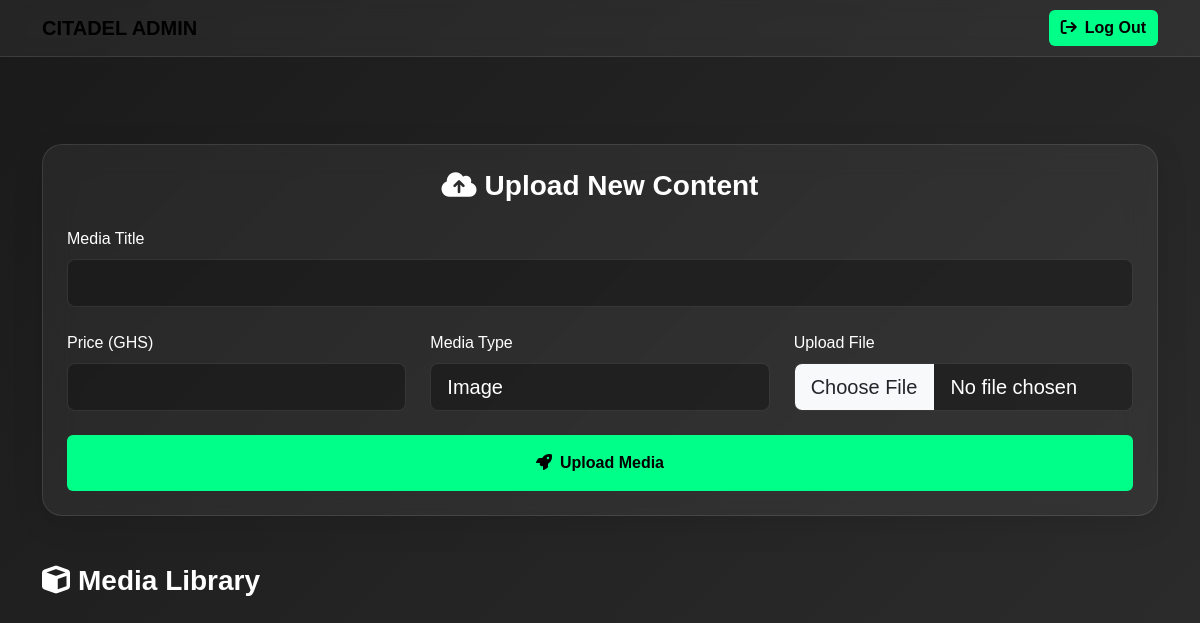
The app's page /admin (signed in), older data.
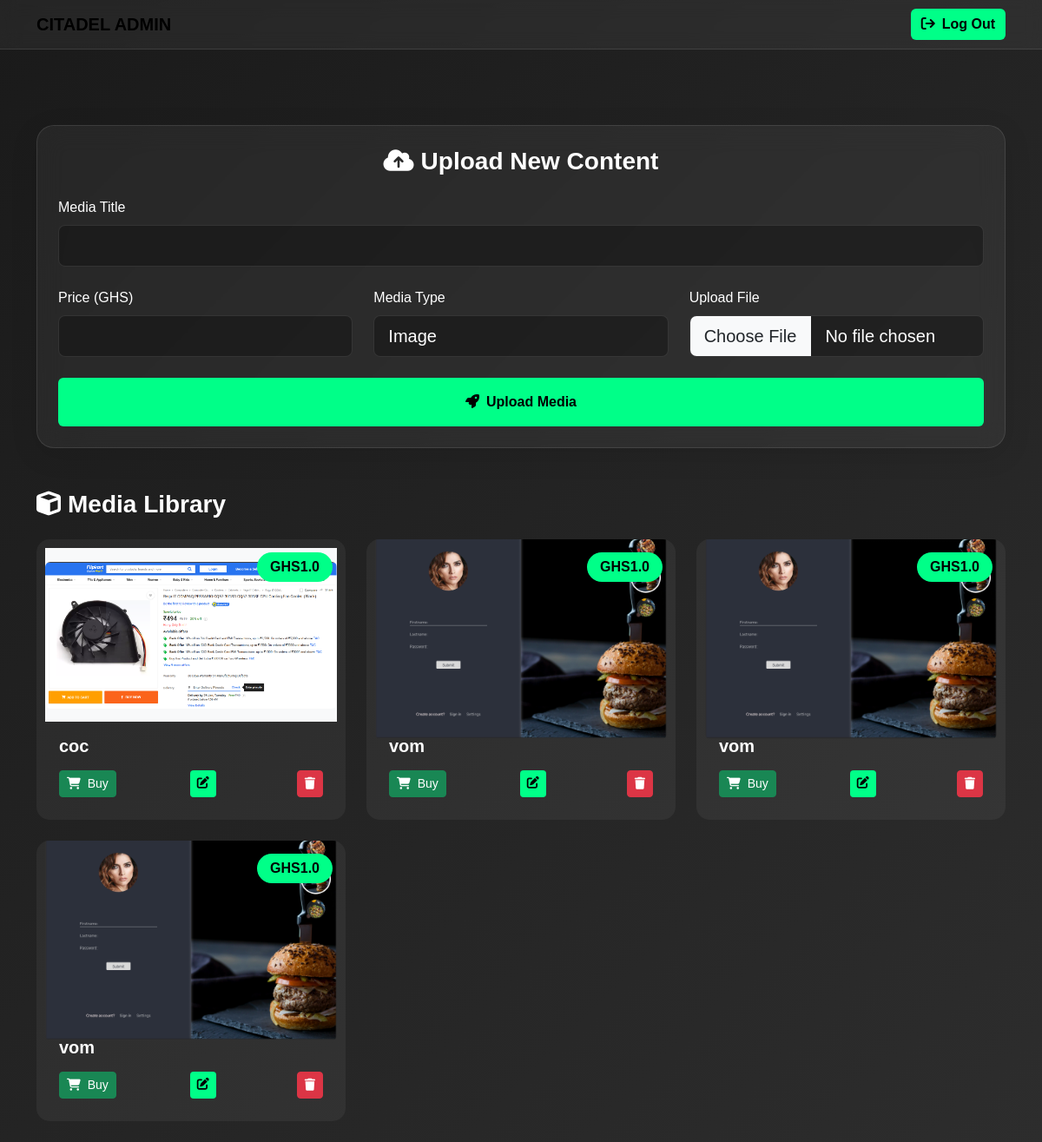
The same page, newer data.
### models.py (models this page shows)
class Media(db.Model):  # ✅ Supports images, audio, and video
    id = db.Column(db.Integer, primary_key=True)
    title = db.Column(db.String(100), nullable=False)
    filename = db.Column(db.String(255), unique=True, nullable=False)
    media_type = db.Column(db.String(10), nullable=False)  # ✅ "image", "audio", "video"
    price = db.Column(db.Float, nullable=False)

### routes.py (the view, shortened to what this page needs)
@app_routes.route("/admin", methods=["GET", "POST"])
@login_required
def admin():
    if not current_user.is_admin:
        flash("Access Denied! Admins only.", "danger")
        return redirect(url_for("app_routes.index"))  # ✅ Prevent unauthorized access
    media_files = Media.query.all()
    return render_template("admin.html", media_files=media_files)

### app.py (called while the page is built)
@login_manager.user_loader
def load_user(user_id):
    return User.query.get(int(user_id))  # ✅ Load users from the database

### templates/admin.html (shortened to what this page needs)
<!DOCTYPE html>
<html lang="en">
<head>
    <link href="https://cdn.jsdelivr.net/npm/bootstrap@5.3.0/dist/css/bootstrap.min.css" rel="stylesheet">
    <link rel="stylesheet" href="https://cdnjs.cloudflare.com/ajax/libs/font-awesome/6.4.0/css/all.min.css">
</head>
<body class="py-4">
    <nav class="navbar navbar-expand-lg nav-glass fixed-top">
        <div class="container">
            <a class="navbar-brand text-accent fw-bold" href="#">CITADEL ADMIN</a>
            <li class="nav-item">
                <a class="btn btn-neon" href="{{ url_for('auth.logout') }}">
                    <i class="fas fa-arrow-right-from-bracket me-2"></i>Log Out
                </a>
            </li>
        </div>
    </nav><br>
    <div class="container mt-5 pt-5">
        <div class="upload-container p-4 mb-5">
            <h3 class="text-center mb-4 fw-bold"><i class="fas fa-cloud-upload-alt me-2"></i>Upload New Content</h3>
            <form method="POST" enctype="multipart/form-data">
                <div class="mb-4">
                    <label class="form-label">Media Title</label>
                    <input type="text" name="title" class="form-control form-control-lg" required>
                </div>
                <div class="row g-4">
                    <div class="col-md-4">
                        <label class="form-label">Price (GHS)</label>
                        <input type="number" name="price" class="form-control form-control-lg" required>
                    </div>
                    <div class="col-md-4">
                        <label class="form-label">Media Type</label>
                        <select name="media_type" class="form-control form-control-lg" required>
                            <option value="image">Image</option>
                        </select>
                    </div>
                    <div class="col-md-4">
                        <label class="form-label">Upload File</label>
                        <input type="file" name="file" class="form-control form-control-lg" required>
                    </div>
                </div>
                <button type="submit" class="btn btn-neon w-100 mt-4 py-3">
                    <i class="fas fa-rocket me-2"></i>Upload Media
                </button>
            </form>
        </div>
        <h3 class="fw-bold mb-4"><i class="fas fa-cube me-2"></i>Media Library</h3>
        <div class="row g-4">
            {% for media in media_files %}
            <div class="col-md-6 col-lg-4">
                <div class="media-card">
                    <div class="price-badge">GHS{{ media.price }}</div>
                    <div class="media-container">
                        {% if media.media_type == "image" %}
                            <img src="{{ url_for('static', filename='uploads/' + media.filename) }}" class="img-fluid rounded">
                        {% elif media.media_type == "audio" %}
                            <audio controls>
                                <source src="{{ url_for('static', filename='uploads/' + media.filename) }}" type="audio/mp3">
                            </audio>
                        {% elif media.media_type == "video" %}
                            <video controls width="100%">
                                <source src="{{ url_for('static', filename='uploads/' + media.filename) }}" type="video/mp4">
                            </video>
                        {% endif %}
                    </div>
                    <div class="p-3">
                        <h5 class="fw-bold mb-0">{{ media.title }}</h5>
                        <div class="d-flex justify-content-between mt-3">
                            <a href="{{ url_for('app_routes.pay', media_id=media.id) }}" class="btn btn-sm btn-success">
                                <i class="fas fa-shopping-cart me-1"></i> Buy
                            </a>
                            <a href="{{ url_for('app_routes.edit_media', media_id=media.id) }}" class="btn btn-sm btn-neon me-2">
                                <i class="fas fa-edit"></i>
                            </a>
                            <form method="POST" action="{{ url_for('app_routes.delete_media', media_id=media.id) }}" onsubmit="return confirmDelete()">
                                <button type="submit" class="btn btn-sm btn-danger">
                                    <i class="fas fa-trash"></i>
                                </button>
                            </form>
                        </div>
                    </div>
                </div>
            </div>
            {% endfor %}
        </div>
    </div>
</body>
</html>

### templates/admin.html (style rules this page uses)
:root { --gradient-1: #1a1a1a; --gradient-2: #2d2d2d; --accent: #00ff88; --glass: rgba(255, 255, 255, 0.05); }
body { list-style: none; background: linear-gradient(135deg, var(--gradient-1), var(--gradient-2)); min-height: 100vh; color: #fff; font-family: 'Poppins', sans-serif; }
.nav-glass { background: var(--glass) !important; backdrop-filter: blur(10px); border-bottom: 1px solid rgba(255, 255, 255, 0.1); }
.upload-container { background: var(--glass); backdrop-filter: blur(15px); border-radius: 20px; border: 1px solid rgba(255, 255, 255, 0.1); box-shadow: 0 8px 32px rgba(0, 0, 0, 0.1); }
.form-control { background: rgba(0, 0, 0, 0.3); border: 1px solid rgba(255, 255, 255, 0.1); color: #fff !important; transition: all 0.3s ease; }
.media-card { background: var(--glass); border-radius: 15px; transition: transform 0.3s ease, box-shadow 0.3s ease; overflow: hidden; position: relative; padding: 10px; }
.media-container { height: 200px; display: flex; align-items: center; justify-content: center; background-color: #f8f9fa; }
.price-badge { position: absolute; top: 15px; right: 15px; background: var(--accent); color: #000; font-weight: 700; padding: 5px 15px; border-radius: 20px; }
.btn-neon { background: var(--accent); color: #000; font-weight: 600; border: none; transition: all 0.3s ease; }

Row changes from the older to the newer data that the page shows:
added Media: price "1.0", filename (picture), title "coc"
added Media: price "1.0", filename (picture), title "vom"
added Media: price "1.0", filename (picture), title "vom"
added Media: price "1.0", filename (picture), title "vom"
